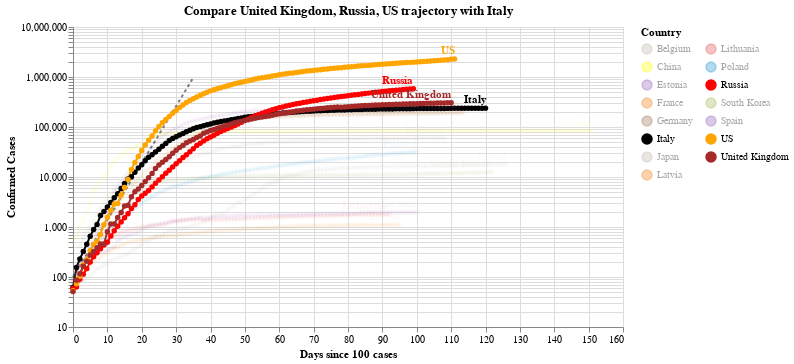

The notebook cell saved with this chart:
### Code cell
#hide_input
chart2 = make_since_chart(dff2, ['United Kingdom', 'Russia', 'US'], baseline_countries)
chart2

### Figure 1 — Vega-Lite specification as saved in the notebook (floating-point values rounded to 4 significant figures; data arrays with more than 128 entries replaced by an {"elided": "..."} marker saying what was removed)
{"config": {"view": {"continuousWidth": 400, "continuousHeight": 300}}, "layer": [{"data": {"name": "data-628230001892d6798b50651be41d1b3e"}, "mark": {"type": "line", "color": "black", "opacity": 0.5, "strokeDash": [3, 3]}, "encoding": {"x": {"type": "quantitative", "field": "Days since 100 cases"}, "y": {"type": "quantitative", "field": "Confirmed Cases"}}}, {"data": {"name": "data-41b66d675a17fabc252d02bb6f4d8c85"}, "mark": {"type": "line", "point": true}, "encoding": {"color": {"type": "nominal", "field": "Country", "legend": {"columns": 2}, "scale": {"domain": ["Belgium", "China", "Estonia", "France", "Germany", "Italy", "Japan", "Latvia", "Lithuania", "Poland", "Russia", "South Korea", "Spain", "US", "United Kingdom"], "range": ["#C1B7AD", "yellow", "#9467bd", "#F58518", "#9D755D", "black", "#C1B7AD", "#F58518", "#E45756", "#2495D3", "red", "#A1BA59", "#9467bd", "orange", "brown"]}}, "opacity": {"condition": {"value": 1, "selection": "selector005"}, "value": 0.05}, "tooltip": [{"type": "nominal", "field": "Country"}, {"type": "temporal", "field": "Date"}, {"type": "quantitative", "field": "Confirmed Cases"}, {"type": "quantitative", "field": "Days since 100 cases"}], "x": {"type": "quantitative", "field": "Days since 100 cases"}, "y": {"type": "quantitative", "field": "Confirmed Cases", "scale": {"type": "log"}}}, "selection": {"selector005": {"type": "multi", "fields": ["Country"], "bind": "legend", "init": [{"Country": "United Kingdom"}, {"Country": "Russia"}, {"Country": "US"}, {"Country": "Italy"}]}}, "width": 550}, {"data": {"name": "data-41b66d675a17fabc252d02bb6f4d8c85"}, "mark": {"type": "text", "align": "right", "dy": -8, "fontWeight": "bold"}, "encoding": {"color": {"type": "nominal", "field": "Country", "legend": {"columns": 2}, "scale": {"domain": ["Belgium", "China", "Estonia", "France", "Germany", "Italy", "Japan", "Latvia", "Lithuania", "Poland", "Russia", "South Korea", "Spain", "US", "United Kingdom"], "range": ["#C1B7AD", "yellow", "#9467bd", "#F58518", "#9D755D", "black", "#C1B7AD", "#F58518", "#E45756", "#2495D3", "red", "#A1BA59", "#9467bd", "orange", "brown"]}}, "opacity": {"condition": {"value": 1, "selection": "selector005"}, "value": 0.05}, "text": {"type": "nominal", "field": "Country"}, "tooltip": [{"type": "nominal", "field": "Country"}, {"type": "temporal", "field": "Date"}, {"type": "quantitative", "field": "Confirmed Cases"}, {"type": "quantitative", "field": "Days since 100 cases"}], "x": {"type": "quantitative", "field": "Days since 100 cases"}, "y": {"type": "quantitative", "field": "Confirmed Cases", "scale": {"type": "log"}}}, "transform": [{"filter": "(datum['Date'] >= 1592697600000)"}], "width": 550}], "title": "Compare United Kingdom, Russia, US trajectory with Italy", "$schema": "https://vega.github.io/schema/vega-lite/v4.0.2.json", "datasets": {"data-628230001892d6798b50651be41d1b3e": [{"Days since 100 cases": 0, "Confirmed Cases": 100.0}, {"Days since 100 cases": 1, "Confirmed Cases": 130.0}, {"Days since 100 cases": 2, "Confirmed Cases": 169.0}, {"Days since 100 cases": 3, "Confirmed Cases": 219.7}, {"Days since 100 cases": 4, "Confirmed Cases": 285.6}, {"Days since 100 cases": 5, "Confirmed Cases": 371.3}, {"Days since 100 cases": 6, "Confirmed Cases": 482.7}, {"Days since 100 cases": 7, "Confirmed Cases": 627.5}, {"Days since 100 cases": 8, "Confirmed Cases": 815.7}, {"Days since 100 cases": 9, "Confirmed Cases": 1060.0}, {"Days since 100 cases": 10, "Confirmed Cases": 1379.0}, {"Days since 100 cases": 11, "Confirmed Cases": 1792.0}, {"Days since 100 cases": 12, "Confirmed Cases": 2330.0}, {"Days since 100 cases": 13, "Confirmed Cases": 3029.0}, {"Days since 100 cases": 14, "Confirmed Cases": 3937.0}, {"Days since 100 cases": 15, "Confirmed Cases": 5119.0}, {"Days since 100 cases": 16, "Confirmed Cases": 6654.0}, {"Days since 100 cases": 17, "Confirmed Cases": 8650.0}, {"Days since 100 cases": 18, "Confirmed Cases": 11250.0}, {"Days since 100 cases": 19, "Confirmed Cases": 14620.0}, {"Days since 100 cases": 20, "Confirmed Cases": 19000.0}, {"Days since 100 cases": 21, "Confirmed Cases": 24710.0}, {"Days since 100 cases": 22, "Confirmed Cases": 32120.0}, {"Days since 100 cases": 23, "Confirmed Cases": 41750.0}, {"Days since 100 cases": 24, "Confirmed Cases": 54280.0}, {"Days since 100 cases": 25, "Confirmed Cases": 70560.0}, {"Days since 100 cases": 26, "Confirmed Cases": 91730.0}, {"Days since 100 cases": 27, "Confirmed Cases": 119300.0}, {"Days since 100 cases": 28, "Confirmed Cases": 155000.0}, {"Days since 100 cases": 29, "Confirmed Cases": 201500.0}, {"Days since 100 cases": 30, "Confirmed Cases": 262000.0}, {"Days since 100 cases": 31, "Confirmed Cases": 340600.0}, {"Days since 100 cases": 32, "Confirmed Cases": 442800.0}, {"Days since 100 cases": 33, "Confirmed Cases": 575600.0}, {"Days since 100 cases": 34, "Confirmed Cases": 748300.0}, {"Days since 100 cases": 35, "Confirmed Cases": 972800.0}], "data-41b66d675a17fabc252d02bb6f4d8c85": {"elided": "1688 records"}}}
